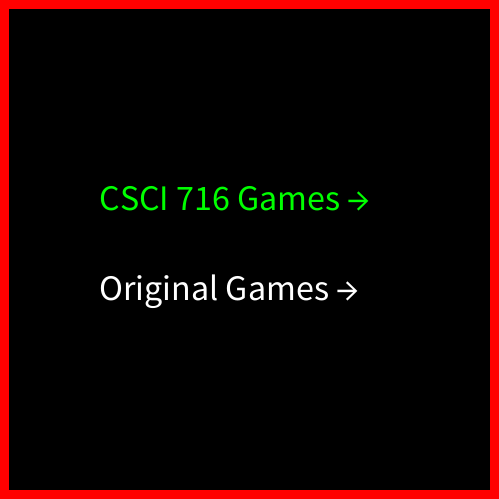
Frame 1 (no input)
Frame 60 (the mouse pressed at the canvas centre just before this capture): identical to frame 1, image omitted
Frame 120 (the mouse held since frame 60 and released just before this capture): identical to frame 1, image omitted

The Processing sketch that drew this single still picture (run headless with seeded random() and noise(); from frame 60 on, the mouse is pressed at the canvas centre):

// Processing sketch: CSCI716_Final_Project_ml3406
// ── CSCI716_Final_Project_ml3406.pde
/*
 * This file illustrates CSCI716_Fianl_Project_ml3406.pde (main code) from my final project.
 *
 * @author Michael Lee, ml3406@rit.edu
 */

/** page decides what background should be drawn */
int page;

/** gameMode decides what game to play */
int gameMode;

/** category decides to play pedagogical games or the original games */
boolean category;

/** restart decides to restart the game or not while the game is over */
boolean restart;

/** gameOver tells the program whether the game is over */
boolean gameOver;

/** to refresh balck background or not */
boolean drawBalckBackground;

/**
 * This function is executed once at the beginning to initialize some important variables.
 */
void setup() {
  // define the canvas size
  size(499, 499);
  page = 0;
  gameMode = 0;
  category = true;
  gameOver = false;
  restart = true;
  drawBalckBackground = true;

  // initializes all variables for every game mode
  setupSnake();
  setupVoronoiSnake();
  setupCell();
  setupConvexCell();
}

/**
 * This function is executed repeatedly (every frame) for animation.
 */
void draw() {
  // 0: homepage; 1: game mode page; 2: gameover page; 3: in game
  bg(page);
  if (page == 3) {
    switch(gameMode) {
    case 0:
      if (category) mainVoronoiSnake();
      else mainSnake();
      break;
    case 1:
      if (category) mainConvexCell();
      else mainCell();
      break;
    }
  }
}


/**
 * This function detects keypress while the program is executed.
 */
void keyPressed() {
  if (key == CODED) {
    switch (page) {
    case 0:
      if (keyCode == UP) category = true;
      else if (keyCode == DOWN)  category = false;
      else if (keyCode == RIGHT) {
        page = 1;
        gameMode = 0;
      }
      break;
    case 1:
      if (keyCode == UP && gameMode != 0) gameMode--;
      else if (keyCode == DOWN && gameMode != 1)  gameMode++;
      else if (keyCode == RIGHT) page = 3;
      else if (keyCode == LEFT) page = 0;
      break;
    case 2:
      if (keyCode == UP) restart = true;
      else if (keyCode == DOWN) restart = false;
      else if (keyCode == RIGHT && restart) {
        gameOver = false;
        page = 3;
      } else if (keyCode == RIGHT && !restart) {
        category = true;
        gameOver = false;
        restart = true;
        page = 0;
      }
      break;
    case 3:
      switch(gameMode) {
      case 0:
        if (category) keyVoronoiSnake();
        else keySnake();
        break;
      case 1:
        if (category) keyConvexCell();
        else keyCell();
        break;
      }
      break;
    }
  }
}

/**
 * This function draws background accordingly.
 */
void bg(int choice) {
  if (drawBalckBackground) background(0);
  stroke(255, 0, 0);
  strokeWeight(9);
  noFill();
  rect(4, 4, 490, 490);
  switch (choice) {
  case 0: // title page
    if (category) {
      textSize(36);
      fill(0, 255, 0);
      text("CSCI 716 Games →", 99, 210);
      fill(255);
      text("Original Games →", 99, 300);
    } else {
      textSize(36);
      fill(255);
      text("CSCI 716 Games →", 99, 210);
      fill(0, 255, 0);
      text("Original Games →", 99, 300);
    }
    break;
  case 1: // choose game
    textSize(36);
    if (category) {
      if (gameMode == 0) fill(0, 255, 0);
      else fill(255);
      text("Voronoi Snake →", 99, 210);
      if (gameMode == 1) fill(0, 255, 0);
      else fill(255);
      text("Convex Cell →", 99, 300);
    } else {
      if (gameMode == 0) fill(0, 255, 0);
      else fill(255);
      text("Snake →", 99, 210);
      if (gameMode == 1) fill(0, 255, 0);
      else fill(255);
      text("Cell →", 99, 300);
    }
    break;
  case 2: // game over
    fill(255);
    textSize(72);
    text("Game Over !", 60, 210);
    textSize(60);
    text("Restart ?", 60, 300);
    textSize(36);
    if (restart) {
      fill(0, 255, 0);
      text("YES →", 345, 270);
      fill(255);
      text("NO", 345, 330);
    } else {
      text("YES", 345, 270);
      fill(255, 0, 0);
      text("NO →", 345, 330);
    }
    break;
  case 3:
    break;
  }
}

// ── cell.pde
/*
 * This file illustrates cell.pde (handles game Cell) from my final project.
 *
 * @author Michael Lee, ml3406@rit.edu
 */

/** the diameter of the cell */
int diameter;

/** x/y coordinates of the cell */
int xCell, yCell;

/** x/y coordinates of the food */
int xFood, yFood;

/** if there is a cell food on the screen or not */
boolean cellFood;

/**
 * This function initializes all vaiables for the Cell game mode.
 */
void setupCell() {
  diameter = 30;
  xCell = 250;
  yCell = 250;
  xFood = 0;
  yFood = 0;
  cellFood = false;
  generateCell();
}

/**
 * This function handles the in game frames for Cell.
 */
void mainCell() {
  if (!gameOver) {
    if (!cellFood) generateCell();
    moveCell();
    drawCell();
    if (checkEat()) {
      diameter += 3;
      cellFood = false;
    }
    if (checkDie()) gameOver = true;
  } else {
    setupCell();
    page = 2;
  }
}

/**
 * This function detects keypress in Cell.
 */
void keyCell() {
  if (gameOver) {
    if (keyCode == UP) restart = true;
    else if (keyCode == DOWN) restart = false;
    else if (keyCode == RIGHT && restart == false) gameMode = 0;
    else if (keyCode == RIGHT && restart == true) gameOver = false;
  }
}

/**
 * This function generates a cell food at a random but valid position on the canvas.
 */
void generateCell() {
  int temp;
  int counter = 0;
  do {
    if (counter >= 30000) {
      gameOver = true;
      break;
    }
    xFood = (int) random(38, 461);
    yFood = (int) random(38, 461);
    temp = (xCell - xFood) * (xCell - xFood) + (yCell - yFood) * (yCell - yFood);
    counter++;
  } while (temp <= (5 + diameter / 2.0) * (5 + diameter / 2.0));
  cellFood = true;
}

/**
 * This function move the position of the cell toward the current mouse position on the canvas.
 */
void moveCell() {
  float distance = sqrt((mouseX - xCell) * (mouseX - xCell) + (mouseY - yCell) * (mouseY - yCell));
  if (distance >= 3) {
    if (mousePressed) {
      xCell += (int) (4.5 * (mouseX - xCell) / distance);
      yCell += (int) (4.5 * (mouseY - yCell) / distance);
    } else {
      xCell += (int) (3 * (mouseX - xCell) / distance);
      yCell += (int) (3 * (mouseY - yCell) / distance);
    }
  }
}

/**
 * This function draws the cell and the food on the canvas per frame.
 */
void drawCell() {
  // cell
  fill(255);
  noStroke();
  ellipse(xCell, yCell, diameter, diameter);
  
  // food
  fill(234, 234, 0);
  ellipse(xFood, yFood, 10, 10);
}

/**
 * This function checks and return if the cell is close enough to eat the food. (collision detection between cell and food)
 */
boolean checkEat() {
  if ((xCell - xFood) * (xCell - xFood) + (yCell - yFood) * (yCell - yFood) <= (5 + diameter / 2) * (5 + diameter / 2)) return true;
  else return false;
}

/**
 * This function checks and returns if the cell is dead or not. (collision detection between cell and walls)
 */
boolean checkDie() {
  if (xCell - diameter / 2 <= 8 || xCell + diameter / 2 >= 490 || yCell - diameter / 2 <= 8 || yCell + diameter / 2 >= 490) return true;
  return false;
}

// ── convex_cell.pde
/*
 * This file illustrates convex_cell.pde (handles game Convex Cell) from my final project.
 *
 * @author Michael Lee, ml3406@rit.edu
 */

/** if there is a unit convex cell in on the screen or not */
boolean unitCell;

/** x/y coordinates of the center of the convex cell */
int[] centerOfConvexCell;

/** x/y coordinates of the center of the unit convex cell*/
int[] centerOfUnitConvexCell;

/** the pair of nodes that start merging the convex cell and the unit convex cell */
Node[] startNodes;

/** a LinkedList to store the positions of all nodes from the convex Cell in counter clockwise order */
LinkedList convexCell;

/** a LinkedList to store the positions of all nodes from the unit convex Cell in counter clockwise order */
LinkedList unitConvexCell;

/**
 * This function initializes all vaiables for the Convex Cell game mode.
 */
void setupConvexCell() {
  unitCell = false;
  centerOfConvexCell = new int[]{250, 250};
  centerOfUnitConvexCell = new int[2];
  startNodes = new Node[2];
  convexCell = new LinkedList();
  unitConvexCell = new LinkedList();
  generateConvexCell();
  generateUnitConvexCell();
}

/**
 * This function handles the in game frames for Convex Cell.
 */
void mainConvexCell() {
  if (!gameOver) {
    if (!unitCell) generateUnitConvexCell();
    moveHull();
    drawHulls();
    if (checkCollision()) combineCells();
    if (checkWall()) gameOver = true;
  } else {
    setupConvexCell();
    page = 2;
  }
}

/**
 * This function detects keypress in Convex Cell.
 */
void keyConvexCell() {
  if (gameOver) {
    if (keyCode == UP) restart = true;
    else if (keyCode == DOWN) restart = false;
    else if (keyCode == RIGHT && restart == false) gameMode = 0;
    else if (keyCode == RIGHT && restart == true) gameOver = false;
  }
}

/**
 * This function generates three vertices of the initial convex cell.
 */
void generateConvexCell() {
  convexCell.addLast(new int[]{235, 240}, 0, 0, 0);
  convexCell.addLast(new int[]{250, 270}, 0, 0, 0);
  convexCell.addLast(new int[]{265, 240}, 0, 0, 0);
}


/**
 * This function generates a unit convex cell at a random but valid position on the canvas.
 */
void generateUnitConvexCell() {
  unitConvexCell.clear();
  int[] vertex1 = new int[]{-15, -10};
  int[] vertex2 = new int[]{0, 15};
  int[] vertex3 = new int[]{15, -10};
  centerOfUnitConvexCell[0] = (vertex1[0] + vertex2[0] + vertex3[0]) / 3;
  centerOfUnitConvexCell[1] = (vertex1[1] + vertex2[1] + vertex3[1]) / 3;

  // random rotation
  int theta = (int) random(0, 359);
  int temp;
  temp = (int) (vertex1[0] * cos(theta * 2 * PI / 360) + vertex1[1] * sin(theta * 2 * PI / 360));
  vertex1[1] = (int) (vertex1[1] * cos(theta * 2 * PI / 360) - vertex1[0] * sin(theta * 2 * PI / 360));
  vertex1[0] = temp;
  temp = (int) (vertex2[0] * cos(theta * 2 * PI / 360) + vertex2[1] * sin(theta * 2 * PI / 360));
  vertex2[1] = (int) (vertex2[1] * cos(theta * 2 * PI / 360) - vertex2[0] * sin(theta * 2 * PI / 360));
  vertex2[0] = temp;
  temp = (int) (vertex3[0] * cos(theta * 2 * PI / 360) + vertex3[1] * sin(theta * 2 * PI / 360));
  vertex3[1] = (int) (vertex3[1] * cos(theta * 2 * PI / 360) - vertex3[0] * sin(theta * 2 * PI / 360));
  vertex3[0] = temp;

  calculateCenter();
  // max radius
  int radiusOfConvexHull = 0;
  int rTemp;
  Node n = convexCell.getPointer();
  for (int i = 0; i < convexCell.size(); i++) {
    rTemp = (int) sqrt((float) ((n.xy[0] - centerOfConvexCell[0]) * (n.xy[0] - centerOfConvexCell[0]) + (n.xy[1] - centerOfConvexCell[1]) * (n.xy[1] - centerOfConvexCell[1])));
    if (i == 0) radiusOfConvexHull = rTemp;
    else {
      if (rTemp > radiusOfConvexHull) radiusOfConvexHull = rTemp;
    }
    n = n.next;
  }

  int counter = 0;

  // random translation (at least a certain distance from the convex cell)
  int dx = 0, dy = 0, xTemp, yTemp;
  do {
    if (counter >= 30000) {
      gameOver = true;
      break;
    }
    dx = (int) random(75, 426);
    dy = (int) random(75, 426);
    xTemp = centerOfUnitConvexCell[0] + dx;
    yTemp = centerOfUnitConvexCell[1] + dy;
    counter++;
  } while ((xTemp - centerOfConvexCell[0]) * (xTemp - centerOfConvexCell[0]) + (yTemp - centerOfConvexCell[1]) * (yTemp - centerOfConvexCell[1]) < (10 + radiusOfConvexHull) * (10 + radiusOfConvexHull));

  vertex1[0] += dx;
  vertex1[1] += dy;
  vertex2[0] += dx;
  vertex2[1] += dy;
  vertex3[0] += dx;
  vertex3[1] += dy;

  // add vertices to the
  unitConvexCell.addLast(vertex1, 0, 0, 0);
  unitConvexCell.addLast(vertex2, 0, 0, 0);
  unitConvexCell.addLast(vertex3, 0, 0, 0);
  unitCell = true;
}

/**
 * This function performs translation of the convex cell according to the position of the mouse.
 */
void moveHull() {
  calculateCenter();
  int x = centerOfConvexCell[0];
  int y = centerOfConvexCell[1];
  float distance = sqrt((float) ((mouseX - x) * (mouseX - x) + (mouseY - y) * (mouseY - y)));
  int dx, dy;
  if (distance < 3) {
    dx = 0;
    dy = 0;
  } else {
    if (mousePressed) {
      dx = (int) (3 * ((float) mouseX - x) / distance);
      dy = (int) (3 * ((float) mouseY - y) / distance);
    } else {
      dx = (int) (2 * ((float) mouseX - x) / distance);
      dy = (int) (2 * ((float) mouseY - y) / distance);
    }
  }
  Node temp = convexCell.getPointer();
  for (int i = 0; i < convexCell.size(); i++) {
    temp.xy[0] += dx;
    temp.xy[1] += dy;
    temp = temp.next;
  }
}

/**
 * This function calculates the approximate center of the convex cell.
 */
void calculateCenter() {
  int xTotal = 0, yTotal = 0;
  Node temp = convexCell.getPointer();
  for (int i = 0; i < convexCell.size(); i++) {
    xTotal += temp.xy[0];
    yTotal += temp.xy[1];
    temp = temp.next;
  }
  centerOfConvexCell[0] = xTotal / convexCell.size();
  centerOfConvexCell[1] = yTotal / convexCell.size();
}

/**
 * This function draws the convex cell and the unit convex cell on the canvas.
 */
void drawHulls() {
  strokeWeight(3);
  Node temp;

  // draw convex cell
  stroke(255);
  fill(255);
  temp = convexCell.getPointer();
  for (int i = 0; i < convexCell.size(); i++) {
    if (i != convexCell.size() - 1) line(temp.xy[0], temp.xy[1], temp.next.xy[0], temp.next.xy[1]);
    else line(temp.xy[0], temp.xy[1], convexCell.first.xy[0], convexCell.first.xy[1]);
    ellipse(temp.xy[0], temp.xy[1], 6, 6);
    temp = temp.next;
  }

  // draw unit convex cell
  stroke(234, 234, 0);
  fill(234, 234, 0);
  temp = unitConvexCell.getPointer();
  for (int i = 0; i < unitConvexCell.size(); i++) {
    if (i != unitConvexCell.size() - 1) line(temp.xy[0], temp.xy[1], temp.next.xy[0], temp.next.xy[1]);
    else line(temp.xy[0], temp.xy[1], unitConvexCell.first.xy[0], unitConvexCell.first.xy[1]);
    ellipse(temp.xy[0], temp.xy[1], 6, 6);
    temp = temp.next;
  }
}

/**
 * This function checks and returns if there is a collision between the convex cell and the unit convex cell.
 * Technically, it preidcts a collision because there might be some problems to merge two cells if they are
 * actually collided (overlapped).
 * Algorithm: a collision is predicted if any vertex of the convex cell/the unit convex cell is in a certain range
 * of any edge of the unit convex cell/the convex cell.
 */
boolean checkCollision() {
  Node temp = convexCell.getPointer();
  Node node1 = unitConvexCell.getPointer(), node2 = node1.next, node3 = node2.next;
  for (int i = 0; i < convexCell.size(); i++) {
    // a vertex of the convex cell vs 3 edges of the unit convex cell
    if (checkDistance(temp, node1, node2, true)) return true;
    if (checkDistance(temp, node2, node3, true)) return true;
    if (checkDistance(temp, node3, node1, true)) return true;

    // 3 vertices of the unit convex cell vs an edge of the convex cell
    if (checkDistance(node1, temp, temp.next, false)) return true;
    if (checkDistance(node2, temp, temp.next, false)) return true;
    if (checkDistance(node3, temp, temp.next, false)) return true;
    temp = temp.next;
  }
  return false;
}

/**
 * This is a helper function of checkCollision() that checks if the distance between a
 * given vertex and a given line segment (two endpoints) is lower or equal to 9;
 */
boolean checkDistance(Node n1, Node n2, Node n3, boolean cOrU) {
  float distance;
  float x1 = (float) n1.xy[0];
  float y1 = (float) n1.xy[1];
  float x2 = (float) n2.xy[0];
  float y2 = (float) n2.xy[1];
  float x3 = (float) n3.xy[0];
  float y3 = (float) n3.xy[1];
  float v1x = x1 - x2;
  float v1y = y1 - y2;
  float v1Length = sqrt(v1x * v1x + v1y * v1y);
  float v2x = x3 - x2;
  float v2y = y3 - y2;
  float v2Length = sqrt(v2x * v2x + v2y * v2y);
  float dot = v1x * v2x + v1y * v2y;
  if (dot >= 0) {
    if (dot / v2Length > v2Length) distance = sqrt((x1 - x3) * (x1 - x3) + (y1 - y3) * (y1 - y3));
    else {
      float a = (y2 - y3) / (x2 - x3);
      float b = y2 - a * x2;
      distance = abs(a * x1 - y1 + b) / sqrt(a * a + (-1) * (-1));
    }
  } else distance = sqrt((x1 - x2) * (x1 - x2) + (y1 - y2) * (y1 - y2));

  // records two starting nodes for merging two hulls
  float v3Length = sqrt((x1 - x3) * (x1 - x3) + (y1 - y3) * (y1 - y3));
  if (cOrU) {
    startNodes[0] = n1;
    if (v1Length <= v3Length) startNodes[1] = n2;
    else startNodes[1] = n3;
  } else {
    startNodes[1] = n1;
    if (v1Length <= v3Length) startNodes[0] = n2;
    else startNodes[0] = n3;
  }

  if (distance <= 9) return true;
  else return false;
}

/**
 * This function merges the convex cell and the unit convex cell.
 * The algorithm is similar to the meging part of the divide and
 * conquer method, but it has to find out the starting pair of nodes
 * for merging first since they can be merge in any direction.
 */
void combineCells() {
  boolean check1 = true, check2 = true;
  Node temp1, temp2, temp3, temp4, temp5, temp6;
  Node[] nodeToBeConnected = new Node[4];

  // determinant
  int det;

  // coordinates to calculate determinant
  int x1, y1, x2, y2, x3, y3;
  temp1 = startNodes[1];
  temp2 = startNodes[0];
  temp3 = temp2.next;
  temp4 = startNodes[0];
  temp5 = startNodes[1];
  temp6 = temp5.previous;

  // a total of 4 sub-hulls should be checked while merging
  do {
    // first sub-hull
    while (check1) {
      x1 = temp1.xy[0];
      y1 = temp1.xy[1];
      x2 = temp2.xy[0];
      y2 = temp2.xy[1];
      x3 = temp3.xy[0];
      y3 = temp3.xy[1];
      det = x2 * y3 + x1 * y2 + y1 * x3 - x2 * y1 - x3 * y2 - y3 * x1;
      if (det >= 0) {
        check2 = true;
        temp4 = temp3;
        temp2 = temp3;
        temp3 = temp3.next;
      } else check1 = false;
    }

    // second sub-hull
    while (check2) {
      x1 = temp4.xy[0];
      y1 = temp4.xy[1];
      x2 = temp5.xy[0];
      y2 = temp5.xy[1];
      x3 = temp6.xy[0];
      y3 = temp6.xy[1];
      det = x2 * y3 + x1 * y2 + y1 * x3 - x2 * y1 - x3 * y2 - y3 * x1;
      if (det <= 0) {
        check1 = true;
        temp1 = temp6;
        temp5 = temp6;
        temp6 = temp6.previous;
      } else check2 = false;
    }
  } while (check1 || check2);

  // record
  nodeToBeConnected[0] = temp2;
  nodeToBeConnected[1] = temp5;

  check1 = true;
  check2 = true;
  temp1 = startNodes[1];
  temp2 = startNodes[0];
  temp3 = temp2.previous;
  temp4 = startNodes[0];
  temp5 = startNodes[1];
  temp6 = temp5.next;

  do {
    // third sub-hull
    while (check1) {
      x1 = temp1.xy[0];
      y1 = temp1.xy[1];
      x2 = temp2.xy[0];
      y2 = temp2.xy[1];
      x3 = temp3.xy[0];
      y3 = temp3.xy[1];
      det = x2 * y3 + x1 * y2 + y1 * x3 - x2 * y1 - x3 * y2 - y3 * x1;

      if (det <= 0) {
        check2 = true;
        temp4 = temp3;
        temp2 = temp3;
        temp3 = temp3.previous;
      } else check1 = false;
    }

    // fourth sub-hull
    while (check2) {
      x1 = temp4.xy[0];
      y1 = temp4.xy[1];
      x2 = temp5.xy[0];
      y2 = temp5.xy[1];
      x3 = temp6.xy[0];
      y3 = temp6.xy[1];
      det = x2 * y3 + x1 * y2 + y1 * x3 - x2 * y1 - x3 * y2 - y3 * x1;
      if (det >= 0) {
        check1 = true;
        temp1 = temp6;
        temp5 = temp6;
        temp6 = temp6.next;
      } else check2 = false;
    }
  } while (check1 || check2);
  nodeToBeConnected[2] = temp2;
  nodeToBeConnected[3] = temp5;
  
  // remove vertices do not belong to the convex cell.
  while (true) {
    if (nodeToBeConnected[2].next == nodeToBeConnected[0]) break;
    else convexCell.remove(nodeToBeConnected[2].next);
  }

  // add vertices belong to the convex cell
  while (true) {
    if (nodeToBeConnected[3] == nodeToBeConnected[1]) {
      convexCell.insert(nodeToBeConnected[2], nodeToBeConnected[3]);
      break;
    } else {
      Node temp = nodeToBeConnected[3].next;
      convexCell.insert(nodeToBeConnected[2], nodeToBeConnected[3]);
      nodeToBeConnected[2] = nodeToBeConnected[3];
      nodeToBeConnected[3] = temp;
    }
  }
  unitConvexCell.clear();
  unitCell = false;
}

/**
 * This function checks and returns if the convex cell has hit the wall. (collision detection between the convex cell and the walls)
 */
boolean checkWall() {
  Node temp = convexCell.getPointer();
  for (int i = 0; i < convexCell.size(); i++) {
    if (temp.xy[0] <= 8 || temp.xy[0] >= 490 || temp.xy[1] <= 8 || temp.xy[1] >= 490) return true;
    temp = temp.next;
  }
  return false;
}

// ── linkedlist.pde
/*
 * This file illustrates linkedlist.pde (an important data structure in my project) from my final project.
 *
 * @author Michael Lee, ml3406@rit.edu
 */

/**
 * This is an auxiliary clss represents nodes for my linkedlist.
 */
class Node {
  /** an int array to store x/y coordinates */
  int[] xy;

  /** an int array to store the RGB values of this node */
  int[] rgb;

  /** next node of this node */
  Node next;

  /** previous node of this node */
  Node previous;


  /**
   * The constructor nitializes all variables.
   */
  public Node(int[] xy, int r, int g, int b) {
    this.xy = xy;
    this.rgb = new int[]{r, g, b};
    this.next = null;
    this.previous = null;
  }
}

/**
 * This is an auxiliary class represents linkedlist used in this program.
 * Although I name it linkedlist, it is slightly different from the usual
 * linkedlist => the previous node of the first node and the next node of
 * the last node are not null but the last node and the first node respectively,
 */
class LinkedList {
  /** the pointer to the first node */
  Node first;

  /** the pointer to the last node */
  Node last;

  /** the size of the linkedlist */
  int length;

  /**
   * The constructor initializes all variables.
   */
  public LinkedList() {
    first = null;
    last = null;
    length = 0;
  }

  /**
   * This function adds a node to the front of the linkedlist.
   */
  public void addFirst(int[] temp, int r, int g, int b) {
    Node n = new Node(temp, r, g, b);
    if (length == 0) {
      first = n;
      last = first;
      first.next = first;
      first.previous = first;
    } else {
      n.next = first;
      n.previous = last;
      first.previous = n;
      last.next = n;
      first = n;
    }
    length++;
  }

  /**
   * This function adds a node to the end of the linkedlist.
   */
  public void addLast(int[] temp, int r, int g, int b) {
    Node n = new Node(temp, r, g, b);
    if (length == 0) {
      last = n;
      first = last;
      last.next = last;
      last.previous = last;
    } else {
      n.previous = last;
      n.next = first;
      last.next = n;
      first.previous = n;
      last = n;
    }
    length++;
  }

  /**
   * This function clear the linkedlist.
   */
  void clear() {
    first = null;
    last = null;
    length = 0;
  }

  /**
   * This function returns the x/y coordinates of the first node.
   */
  int[] getFirst() {
    return first.xy;
  }

  /**
   * This function removes the last node of the linkedlist and returns its x/y coordinates.
   */
  public int[] removeLast() {
    int[] temp = null;
    if (length > 1) {
      temp = last.xy;
      last = last.previous;
      last.next = first;
      first.previous = last;
      length--;
      return temp;
    } else if (length == 1) {
      temp = last.xy;
      this.clear();
      return temp;
    } else {
      System.exit(-1);
      return temp;
    }
  }

  /**
   * This function removes a single node from the linkedlist and returns the previous node of the removed node.
   * It does not check if the node to be removed exists in the list because it is checked in the algorithm that
   * calls this function.
   */
  public void remove(Node node) {
    if (length > 1) {
      if (node == first) {
        first = first.next;
        first.previous = last;
        last.next = first;
      } else if (node == last) {
        last = last.previous;
        last.next = first;
        first.previous = last;
      } else {
        node.previous.next = node.next;
        node.next.previous = node.previous;
      }
      length--;
    } else this.clear();
  }

  /**
   * This function adds a single node right after a node in the linkedlist.
   */
  public void insert(Node n1, Node n2) {
    if (n1 == last) {
      last = n2;
      n2.previous = n1;
      n1.next = n2;
      n2.next = first;
      first.previous = n2;
    } else {
      n2.previous = n1;
      n2.next = n1.next;
      n2.next.previous = n2;
      n1.next = n2;
    }
    length++;
  }

  /**
   * This function returns the size of the linkedlist.
   */
  public int size() {
    return length;
  }

  /**
   * This function returns the first node of the linkedlist.
   */
  public Node getPointer() {
    return first;
  }
}

// ── snake.pde
/*
 * This file illustrates snake.pde (handles game Snake) from my final project.
 *
 * @author Michael Lee, ml3406@rit.edu
 */

/** the gap size between two consecutive cells of the snake body */ 
int gap;

/** the size of a single cell of the snake */
int bodySize;

/** spped of the snake (5: slowest; 0: fastest)*/
int speed;

/** a helper variable that counts the frames for regulating the snake speed */
int counter;

/** direction of the snake */
int direction;

/** a buffer that prevents the snake from changing its direction twice or more in a single frame */
int directionBuffer;

/** the x and y coordinates of the upper left grid */
int xStart, yStart;

/** if there is food on the screen */
boolean food;

/** a LinkedList to represent the snake */
LinkedList snake;

/** a 2D ArrayList to represents the game board for Snake */
ArrayList<ArrayList<Integer>> board;

/**
 * This function initializes all vaiables for the Snake game mode.
 */
void setupSnake() {
  gap = 1;
  bodySize = 9;
  speed = 5;
  counter = 0;
  direction = 0;
  directionBuffer = 0;
  xStart = 10;
  yStart = 10;
  food = false;
  board = new ArrayList();
  for (int i = 0; i < 48; i++) {
    board.add(new ArrayList());
    for (int j = 0; j < 48; j++) {
      board.get(i).add(0);
    }
  }
  board.get(25).set(24, 1);
  board.get(24).set(24, 1);
  board.get(23).set(24, 1);
  snake = new LinkedList();
  snake.addLast(new int[]{25, 24}, 0, 0, 0);
  snake.addLast(new int[]{24, 24}, 0, 0, 0);
  snake.addLast(new int[]{23, 24}, 0, 0, 0);
}

/**
 * This function handles the in game frames for Snake.
 */
void mainSnake() {
  if (!gameOver) {
    drawBodyAndFood();
    if (!food) {
      generateFood();
      food = true;
    } else if (counter < speed) {
      counter++;
    } else {
      counter = 0;
      resultNextMove(nextMove(snake.getFirst()));
      accelerate();
      directionBuffer++;
    }
  } else {
    setupSnake();
    page = 2;
  }
}

/**
 * This function detects keypress in Snake.
 */
void keySnake() {
  if (!gameOver) {
    if (keyCode == RIGHT && direction != 2 && directionBuffer >= 1) direction = 0;
    else if (keyCode == DOWN  && direction != 3 && directionBuffer >= 1) direction = 1;
    else if (keyCode == LEFT  && direction != 0 && directionBuffer >= 1) direction = 2;
    else if (keyCode == UP  && direction != 1 && directionBuffer >= 1) direction = 3;
    directionBuffer = 0;
  } else {
    if (keyCode == UP) restart = true;
    else if (keyCode == DOWN) restart = false;
    else if (keyCode == RIGHT && restart == false) gameMode = 0;
    else if (keyCode == RIGHT && restart == true) gameOver = false;
  }
}

/**
 * This function draws the snake and the food on the canvas.
 */
void drawBodyAndFood() {
  noStroke();
  for (int i = 0; i < 48; i++) {
    for (int j = 0; j < 48; j++) {
      if (board.get(i).get(j) == 1) {
        fill(255);
        rect(xStart + i * (bodySize + gap), yStart + j * (bodySize + gap), bodySize, bodySize);
      } else if (board.get(i).get(j) == 2) {
        fill(234, 234, 0);
        rect(xStart + i * (bodySize + gap), yStart + j * (bodySize + gap), bodySize, bodySize);
      }
    }
  }
}

/**
 * This function randomly generates a food at a valid position on the canvas.
 */
void generateFood() {
  int xTemp, yTemp;
  do {
    xTemp = (int) random(0, 47);
    yTemp = (int) random(0, 47);
    if (board.get(xTemp).get(yTemp) == 0) {
      board.get(xTemp).set(yTemp, 2);
      food = true;
    }
  } while (!food);
}

/**
 * This function determines the result of the next move accordingly.
 * food => snake gets longer
 * nothing => snake move forward
 * wall => game over
 */
void resultNextMove(int[] next) {
  // if wall
  if (next[0] > 47 || next[0] < 0 || next[1] > 47 || next[1] < 0 || board.get(next[0]).get(next[1]) == 1) gameOver = true;
  else {
    // if food
    if (board.get(next[0]).get(next[1]) == 2) {
      snake.addFirst(next, 0, 0, 0);
      board.get(next[0]).set(next[1], 1);
      food = false;
    } else {
      snake.addFirst(next, 0, 0, 0);
      board.get(next[0]).set(next[1], 1);
      int[] temp = snake.removeLast();
      board.get(temp[0]).set(temp[1], 0);
    }
  }
}

/**
 * This function performs accelerating according to the length of the snake.
 */
void accelerate() {
  if (snake.length >= 100) speed = 0;
  else if (snake.length >= 40) speed = 1;
  else if (snake.length >= 30) speed = 2;
  else if (snake.length >= 20) speed = 3;
  else if (snake.length >= 10) speed = 4;
}

/**
 * This function calculates and returns the position of the next move according to the direction of the snake.
 */
int[] nextMove(int[] head) {
  int[] temp = new int[2];
  switch (direction) {
  case 0:
    temp[0] = head[0] + 1;
    temp[1] = head[1];
    break;
  case 1:
    temp[0] = head[0];
    temp[1] = head[1] + 1;
    break;
  case 2:
    temp[0] = head[0] - 1;
    temp[1] = head[1];
    break;
  case 3:
    temp[0] = head[0];
    temp[1] = head[1] - 1;
    break;
  }
  return temp;
}

// ── voronoi_snake.pde
/** //<>//
 * This file illustrates voronoi_snake.pde (handles game Voronoi Snake) from my final project.
 *
 * @author Michael Lee, ml3406@rit.edu
 */

/** the gap size between two consecutive cells of the Voronoi snake body */
int gapV;

/** the size of a single cell of the Voronoi snake */
int bodySizeV;

/** spped of the Voronoi snake (5: slowest; 0: fastest)*/
int speedV;

/** a helper variable that counts the frames for regulating the Voronoi snake speed */
int counterV;

/** direction of the Voronoi snake */
int directionV;

/** a buffer that prevents the snake from changing its direction twice or more in a single frame */
int directionBufferV;

/** the x and y coordinates of the upper left grid */
int xStartV, yStartV;

/** if there is food on the screen */
boolean foodV;

/** node of the food (position and color) */
Node foodNode;

/** to draw Voronoi diagram or not */
boolean voronoi;

/** if the diagram is displayed or not (for asking to restart or not) */
boolean diagram;

/** a helper frame coounter for the final diagram display */
int frameV;

/** a LinkedList to represent the Voronoi snake */
LinkedList snakeV;

/** a 2D ArrayList to represents the game board for Voronoi Snake */
ArrayList<ArrayList<Integer>> boardV;

/** a 2D ArrayList that stores every pixel's site */
ArrayList<ArrayList<Node>> voronoiDiagram;



/**
 * This function initializes all vaiables for the Voronoi Snake game mode.
 */
void setupVoronoiSnake() {
  gapV = 1;
  bodySizeV = 29;
  speedV = 6;
  counterV = 0;
  directionV = 0;
  directionBufferV = 0;
  xStartV = 10;
  yStartV = 10;
  foodV = false;
  voronoi = false;
  boardV = new ArrayList();
  for (int i = 0; i < 16; i++) {
    boardV.add(new ArrayList());
    for (int j = 0; j < 16; j++) {
      boardV.get(i).add(0);
    }
  }
  boardV.get(9).set(8, 1);
  boardV.get(8).set(8, 1);
  boardV.get(7).set(8, 1);
  snakeV = new LinkedList();
  snakeV.addLast(new int[]{9, 8}, (int) random(18, 255), (int) random(18, 255), (int) random(18, 255));
  snakeV.addLast(new int[]{8, 8}, (int) random(18, 255), (int) random(18, 255), (int) random(18, 255));
  snakeV.addLast(new int[]{7, 8}, (int) random(18, 255), (int) random(18, 255), (int) random(18, 255));
  voronoiDiagram = new ArrayList();
  diagram = false;
  frameV = 0;
}

/**
 * This function handles the in game frames for Voronoi Snake.
 */
void mainVoronoiSnake() {
  if (!gameOver) {
    if (!voronoi) {
      drawBodyAndFoodV();
      if (!foodV) {
        generateFoodV();
        foodV = true;
      } else if (counterV < speedV) {
        counterV++;
      } else {
        counterV = 0;
        resultNextMoveV(nextMoveV(snakeV.getFirst()));
        accelerateV();
        directionBufferV++;
      }
    } else {
      if (drawBalckBackground) {
        drawVoronoi();
        drawBalckBackground = false;
      }
      if (frameV == 60) diagram = true;
      if (frameV < 60) frameV++;
    }
  } else {
    setupVoronoiSnake();
    page = 2;
  }
}

/**
 * This function detects keypress in Voronoi Snake.
 */
void keyVoronoiSnake() {
  if (!gameOver) {
    if (keyCode == RIGHT && directionV != 2 && directionBufferV >= 1) directionV = 0;
    else if (keyCode == DOWN  && directionV != 3 && directionBufferV >= 1) directionV = 1;
    else if (keyCode == LEFT  && directionV != 0 && directionBufferV >= 1) directionV = 2;
    else if (keyCode == UP  && directionV != 1 && directionBufferV >= 1) directionV = 3;
    if (diagram && (keyCode == RIGHT || keyCode == LEFT || keyCode == UP || keyCode == DOWN)) {
      gameOver = true;
      drawBalckBackground = true;
    }
    directionBufferV = 0;
  } else {
    if (keyCode == UP) restart = true;
    else if (keyCode == DOWN) restart = false;
    else if (keyCode == RIGHT && restart == false) gameMode = 0;
    else if (keyCode == RIGHT && restart == true) gameOver = false;
  }
}

/**
 * This function draws the Voronoi snake and the food on the canvas.
 */
void drawBodyAndFoodV() {
  noStroke();
  if (foodV) {
    fill(foodNode.rgb[0], foodNode.rgb[1], foodNode.rgb[2]);
    ellipse(xStartV + foodNode.xy[0] * (bodySizeV + gapV) + 14, yStartV + foodNode.xy[1] * (bodySizeV + gapV) + 14, bodySizeV * 1.5, bodySizeV * 1.5);
  }
  Node pointer = snakeV.getPointer();
  for (int i = 0; i < snakeV.size(); i++) {
    fill(pointer.rgb[0], pointer.rgb[1], pointer.rgb[2]);
    ellipse(xStartV + pointer.xy[0] * (bodySizeV + gapV) + 14, yStartV + pointer.xy[1] * (bodySizeV + gapV) + 14, bodySizeV * 1.5, bodySizeV * 1.5);
    pointer = pointer.next;
  }
  pointer = snakeV.getPointer();
  for (int i = 0; i < snakeV.size(); i++) {
    fill(pointer.rgb[0], pointer.rgb[1], pointer.rgb[2]);
    rect(xStartV + pointer.xy[0] * (bodySizeV + gapV), yStartV + pointer.xy[1] * (bodySizeV + gapV), bodySizeV, bodySizeV);
    fill(0, 0, 0);
    ellipse(xStartV + pointer.xy[0] * (bodySizeV + gapV) + 14, yStartV + pointer.xy[1] * (bodySizeV + gapV) + 14, 3, 3);
    pointer = pointer.next;
  }
  if (foodV) {
    fill(foodNode.rgb[0], foodNode.rgb[1], foodNode.rgb[2]);
    rect(xStartV + foodNode.xy[0] * (bodySizeV + gapV), yStartV + foodNode.xy[1] * (bodySizeV + gapV), bodySizeV, bodySizeV);
    fill(0, 0, 0);
    ellipse(xStartV + foodNode.xy[0] * (bodySizeV + gapV) + 14, yStartV + foodNode.xy[1] * (bodySizeV + gapV) + 14, 3, 3);
  }
  stroke(255, 0, 0);
  strokeWeight(9);
  noFill();
  rect(4, 4, 490, 490);
}

/**
 * This function randomly generates a food at a valid position on the canvas.
 */
void generateFoodV() {
  int xTemp, yTemp;
  do {
    xTemp = (int) random(0, 15);
    yTemp = (int) random(0, 15);
    if (boardV.get(xTemp).get(yTemp) == 0) {
      boardV.get(xTemp).set(yTemp, 2);
      foodNode = new Node(new int[]{xTemp, yTemp}, (int) random(18, 255), (int) random(18, 255), (int) random(18, 255));
      foodV = true;
    }
  }
  while (!foodV);
}

/**
 * This function determines the result of the next move accordingly.
 * food => Voronoi snake gets longer
 * nothing => Voronoi snake move forward
 * wall => game over
 */
void resultNextMoveV(int[] next) {
  // if wall
  if (next[0] > 15 || next[0] < 0 || next[1] > 15 || next[1] < 0 || boardV.get(next[0]).get(next[1]) == 1) voronoi = true;
  else {
    // if food
    if (boardV.get(next[0]).get(next[1]) == 2) {
      snakeV.addFirst(next, foodNode.rgb[0], foodNode.rgb[1], foodNode.rgb[2]);
      boardV.get(next[0]).set(next[1], 1);
      foodV = false;
    } else {
      snakeV.addFirst(next, 0, 0, 0);
      boardV.get(next[0]).set(next[1], 1);
      Node pointer = snakeV.getPointer();
      for (int i = 0; i < snakeV.size() - 1; i++) {
        pointer.rgb = pointer.next.rgb;
        pointer = pointer.next;
      }
      int[] temp = snakeV.removeLast();
      boardV.get(temp[0]).set(temp[1], 0);
    }
  }
}

/**
 * This function performs accelerating according to the length of the snake.
 */
void accelerateV() {
  if (snakeV.length >= 100) speedV = 1;
  else if (snakeV.length >= 40) speedV = 2;
  else if (snakeV.length >= 30) speedV = 3;
  else if (snakeV.length >= 20) speedV = 4;
  else if (snakeV.length >= 10) speedV = 5;
}

/**
 * This function calculates and returns the position of the next move according to the direction of the snake.
 *
 * @param head the x/y coordinates of the Voronoi snake head
 * @return the x/y coordinates of the next move
 */
int[] nextMoveV(int[] head) {
  int[] temp = new int[2];
  switch (directionV) {
  case 0: // right
    temp[0] = head[0] + 1;
    temp[1] = head[1];
    break;
  case 1: // down
    temp[0] = head[0];
    temp[1] = head[1] + 1;
    break;
  case 2: // left
    temp[0] = head[0] - 1;
    temp[1] = head[1];
    break;
  case 3: // up
    temp[0] = head[0];
    temp[1] = head[1] - 1;
    break;
  }
  return temp;
}

/**
 * This function computes the Voronoi diagram by iterating through all pixels and assigns
 * them to their own nearest site. After that, it draws the Voronoi diagram on the canvas.
 */
void drawVoronoi() {
  // a pointer used to iterate through the Voronoi snake
  Node pointer = snakeV.getPointer();

  //currently assigned site
  Node current;
  int distanceSquare1, distanceSquare2;

  // x/y coordinates of the current site
  int x0, y0;

  // x/y coordinates of the pixel's currently assigned site
  int x1, y1;

  // whether to keep scaning or not for incremental algorithm
  boolean carryOn1, carryOn2, carryOn3;

  // assign every pixel to its closest site
  for (int i = 0; i< snakeV.size(); i++) {
    if (i == 0) {
      for (int j = 0; j < 481; j++) {
        voronoiDiagram.add(new ArrayList());
        for (int k = 0; k < 481; k++) {
          voronoiDiagram.get(j).add(pointer);
        }
      }
    } else {
      x0 = xStartV + pointer.xy[0] * (bodySizeV + gapV) + 14;
      y0 = yStartV + pointer.xy[1] * (bodySizeV + gapV) + 14;

      // right side of the site
      int j = x0;
      carryOn1 = true;
      carryOn2 = true;
      while (carryOn1 || carryOn2) {
        // lower right
        int k = y0;
        carryOn3 = false;
        while (carryOn1) {
          current = voronoiDiagram.get(j).get(k);
          x1 = xStartV + current.xy[0] * (bodySizeV + gapV) + 14;
          y1 = yStartV + current.xy[1] * (bodySizeV + gapV) + 14;
          distanceSquare1 = (x1 - 9 - j) * (x1 - 9 - j) + (y1 - 9 - k) * (y1 - 9 - k);
          distanceSquare2 = (x0 - 9 - j) * (x0 - 9 - j) + (y0 - 9 - k) * (y0 - 9 - k);
          if (distanceSquare1 > distanceSquare2) {
            voronoiDiagram.get(j).set(k, pointer);
            carryOn3 = true;
          } else if (carryOn3) break;
          k++;
          if (k == 481 && !carryOn3) carryOn1 = false;
          if (k == 481) break;
        }
        
        // upper right
        k = y0 - 1;
        carryOn3 = false;
        while (carryOn2) {
          current = voronoiDiagram.get(j).get(k);
          x1 = xStartV + current.xy[0] * (bodySizeV + gapV) + 14;
          y1 = yStartV + current.xy[1] * (bodySizeV + gapV) + 14;
          distanceSquare1 = (x1 - 9 - j) * (x1 - 9 - j) + (y1 - 9 - k) * (y1 - 9 - k);
          distanceSquare2 = (x0 - 9 - j) * (x0 - 9 - j) + (y0 - 9 - k) * (y0 - 9 - k);
          if (distanceSquare1 > distanceSquare2) {
            voronoiDiagram.get(j).set(k, pointer);
            carryOn3 = true;
          } else if (carryOn3) break;
          k--;
          if (k == -1 && !carryOn3) carryOn2 = false;
          if (k == -1) break;
        }
        j++;
        if (j == 481) {
          carryOn1 = false;
          carryOn2 = false;
        }
      }

      // left side of the site
      j = x0 - 1;
      carryOn1 = true;
      carryOn2 = true;
      while (carryOn1 || carryOn2) {
        // lower left
        int k = y0;
        carryOn3 = false;
        while (carryOn1) {
          current = voronoiDiagram.get(j).get(k);
          x1 = xStartV + current.xy[0] * (bodySizeV + gapV) + 14;
          y1 = yStartV + current.xy[1] * (bodySizeV + gapV) + 14;
          distanceSquare1 = (x1 - 9 - j) * (x1 - 9 - j) + (y1 - 9 - k) * (y1 - 9 - k);
          distanceSquare2 = (x0 - 9 - j) * (x0 - 9 - j) + (y0 - 9 - k) * (y0 - 9 - k);
          if (distanceSquare1 > distanceSquare2) {
            voronoiDiagram.get(j).set(k, pointer);
            carryOn3 = true;
          } else if (carryOn3) break;
          k++;
          if (k == 481 && !carryOn3) carryOn1 = false;
          if (k == 481) break;
        }
        
        // upper left
        k = y0 - 1;
        carryOn3 = false;
        while (carryOn2) {
          current = voronoiDiagram.get(j).get(k);
          x1 = xStartV + current.xy[0] * (bodySizeV + gapV) + 14;
          y1 = yStartV + current.xy[1] * (bodySizeV + gapV) + 14;
          distanceSquare1 = (x1 - 9 - j) * (x1 - 9 - j) + (y1 - 9 - k) * (y1 - 9 - k);
          distanceSquare2 = (x0 - 9 - j) * (x0 - 9 - j) + (y0 - 9 - k) * (y0 - 9 - k);
          if (distanceSquare1 > distanceSquare2) {
            voronoiDiagram.get(j).set(k, pointer);
            carryOn3 = true;
          } else if (carryOn3) break;
          k--;
          if (k == -1 && !carryOn3) carryOn2 = false;
          if (k == -1) break;
        }
        j--;
        if (j == 0) {
          carryOn1 = false;
          carryOn2 = false;
        }
      }
    }
    pointer = pointer.next;
  }

  // draw Voronoi diagram
  for (int i = 0; i < 481; i++) {
    for (int j = 0; j < 481; j++) {
      set(i + 9, j + 9, color(voronoiDiagram.get(i).get(j).rgb[0], voronoiDiagram.get(i).get(j).rgb[1], voronoiDiagram.get(i).get(j).rgb[2]));
    }
  }

  // draw sites
  noStroke();
  fill(0);
  pointer = snakeV.getPointer();
  for (int i = 0; i < snakeV.size(); i++) {
    ellipse(xStartV + pointer.xy[0] * (bodySizeV + gapV) + 14, yStartV + pointer.xy[1] * (bodySizeV + gapV) + 14, 3, 3);
    pointer = pointer.next;
  }
}
